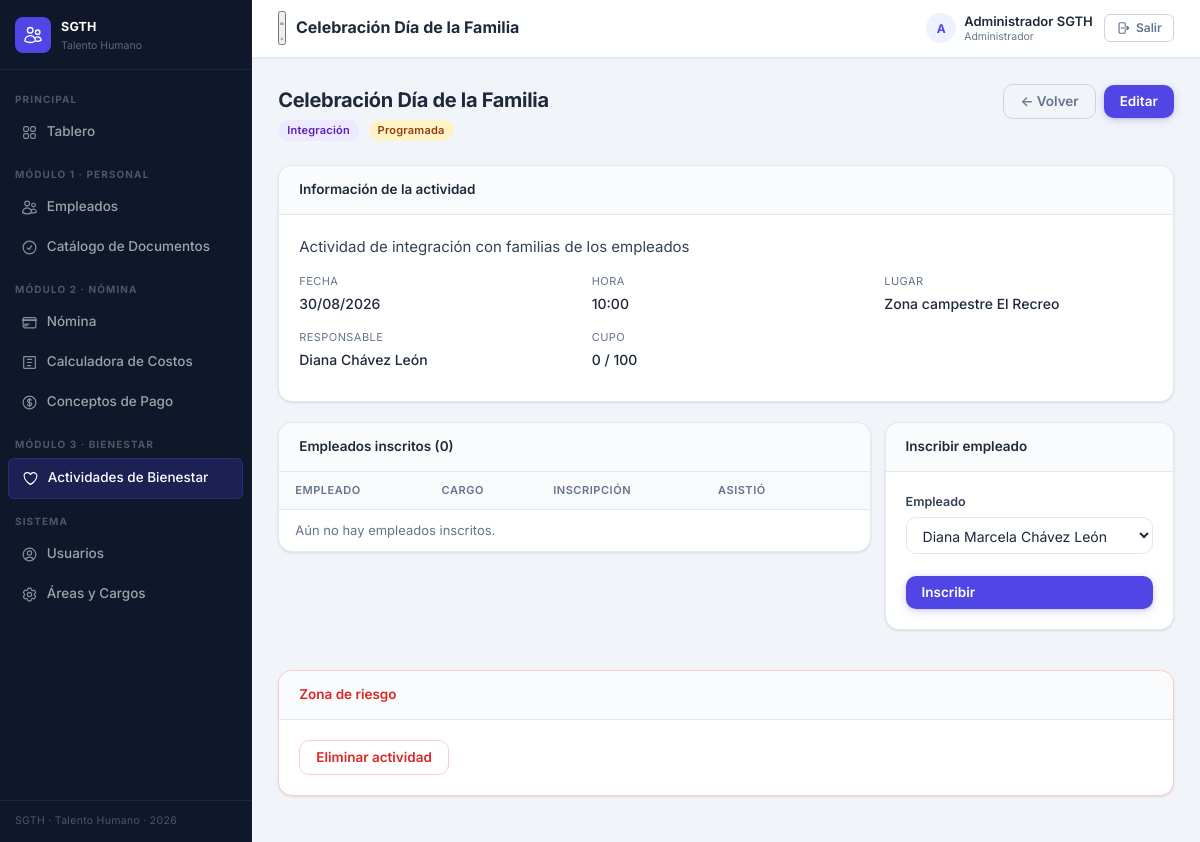
Page /public/bienestar/4 (signed in) on the committed database.
### tables this page shows
CREATE TABLE actividades_bienestar (
  id            INT AUTO_INCREMENT PRIMARY KEY,
  nombre        VARCHAR(150) NOT NULL,
  descripcion   TEXT NULL,
  tipo          ENUM('capacitacion','recreacion','salud','integracion','deportivo') NOT NULL DEFAULT 'integracion',
  fecha_inicio  DATE NOT NULL,
  fecha_fin     DATE NULL,
  hora_inicio   TIME NULL,
  lugar         VARCHAR(150) NULL,
  responsable   VARCHAR(120) NULL,
  cupo_maximo   INT NULL,
  estado        ENUM('programada','en_curso','finalizada','cancelada') NOT NULL DEFAULT 'programada',
  created_at    TIMESTAMP DEFAULT CURRENT_TIMESTAMP
);

### app/controllers/BienestarController.php (called while the page is built, shortened)
<?php
class BienestarController {
    public function ver(string $id): void {
        $actividad = $this->obtenerActividad($id);
        $inscritos = DB::fetchAll("
            SELECT bi.*, e.nombres, e.apellidos, e.numero_documento, c.nombre AS cargo
            FROM bienestar_inscripciones bi
            JOIN empleados e ON e.id = bi.empleado_id
            LEFT JOIN cargos c ON c.id = e.cargo_id
            WHERE bi.actividad_id = ? ORDER BY e.apellidos, e.nombres
        ", [$id]);
        $disponibles = DB::fetchAll("
            SELECT e.* FROM empleados e
            WHERE e.estado = 'activo' AND e.id NOT IN (
                SELECT empleado_id FROM bienestar_inscripciones WHERE actividad_id = ?
            ) ORDER BY e.apellidos, e.nombres
        ", [$id]);
        View::render('bienestar.ver', [
            'titulo'      => $actividad['nombre'],
            'actividad'   => $actividad,
            'inscritos'   => $inscritos,
            'disponibles' => $disponibles,
        ]);
    }
    private function obtenerActividad(string $id): array {
        $actividad = DB::fetch("SELECT * FROM actividades_bienestar WHERE id = ?", [$id]);
        return $actividad;
    }
}

### public/index.php (called while the page is built, shortened)
<?php
require_once ROOT . '/app/helpers/Session.php';
require_once ROOT . '/app/helpers/DB.php';
require_once ROOT . '/app/helpers/Auth.php';
require_once ROOT . '/app/helpers/Router.php';
require_once ROOT . '/app/helpers/View.php';
$url = $_GET['url'] ?? '';
$url = trim($url, '/');
(new Router())->dispatch($url);

### app/helpers/DB.php (called while the page is built, shortened)
<?php
class DB {
    private static ?PDO $pdo = null;
    public static function connect(): PDO {
        if (self::$pdo === null) {
            $dsn = sprintf('mysql:host=%s;dbname=%s;charset=%s', DB_HOST, DB_NAME, DB_CHARSET);
            self::$pdo = new PDO($dsn, DB_USER, DB_PASS, [
                PDO::ATTR_ERRMODE            => PDO::ERRMODE_EXCEPTION,
                PDO::ATTR_DEFAULT_FETCH_MODE => PDO::FETCH_ASSOC,
                PDO::ATTR_EMULATE_PREPARES   => false,
            ]);
        }
        return self::$pdo;
    }
    public static function query(string $sql, array $p = []): PDOStatement {
        $stmt = self::connect()->prepare($sql);
        $stmt->execute($p);
        return $stmt;
    }
    public static function fetch(string $sql, array $p = []): ?array {
        return self::query($sql, $p)->fetch() ?: null;
    }
    public static function fetchAll(string $sql, array $p = []): array {
        return self::query($sql, $p)->fetchAll();
    }
}

### app/helpers/Session.php (called while the page is built, shortened)
<?php
class Session {
    public static function get(string $k, mixed $d = null): mixed { return $_SESSION[$k] ?? $d; }
}

### app/helpers/Auth.php (called while the page is built, shortened)
<?php
class Auth {
    public static function rol(): int      { return (int)(Session::get('user')['rol_id'] ?? 0); }
    public static function esAdmin(): bool    { return self::rol() === ROL_ADMIN; }
    public static function puedeGestionar(): bool {
        return in_array(self::rol(), [ROL_ADMIN, ROL_GESTOR], true);
    }
}

### app/views/bienestar/ver.php (the view, shortened to what this page needs)
<div class="page-header">
  <div>
    <div class="page-title"><?= View::e($actividad['nombre']) ?></div>
    <div class="page-subtitle">
      <span class="badge badge-tipo-<?= $actividad['tipo'] ?>"><?= View::tipoActividadLabel($actividad['tipo']) ?></span>
      <span class="badge <?= View::estadoActividadBadge($actividad['estado']) ?>" style="margin-left:6px"><?= View::estadoActividadLabel($actividad['estado']) ?></span>
    </div>
  </div>
  <div class="page-actions">
    <a href="<?= APP_URL ?>/bienestar" class="btn btn-outline">← Volver</a>
    <?php if (Auth::puedeGestionar()): ?>
    <a href="<?= APP_URL ?>/bienestar/<?= $actividad['id'] ?>/editar" class="btn btn-primary">Editar</a>
    <?php endif; ?>
  </div>
</div>
<div class="card">
  <div class="card-header"><div class="card-title">Información de la actividad</div></div>
  <?php if ($actividad['descripcion']): ?><p style="margin-bottom:14px;color:var(--txt2)"><?= nl2br(View::e($actividad['descripcion'])) ?></p><?php endif; ?>
  <div class="dato-grid">
    <div class="dato-item"><div class="dato-label">Fecha</div><div class="dato-valor"><?= View::fecha($actividad['fecha_inicio']) ?></div></div>
    <div class="dato-item"><div class="dato-label">Hora</div><div class="dato-valor"><?= $actividad['hora_inicio'] ? substr($actividad['hora_inicio'],0,5) : '—' ?></div></div>
    <div class="dato-item"><div class="dato-label">Lugar</div><div class="dato-valor"><?= View::e($actividad['lugar'] ?: '—') ?></div></div>
    <div class="dato-item"><div class="dato-label">Responsable</div><div class="dato-valor"><?= View::e($actividad['responsable'] ?: '—') ?></div></div>
    <div class="dato-item"><div class="dato-label">Cupo</div><div class="dato-valor"><?= count($inscritos) ?><?= $actividad['cupo_maximo'] ? ' / '.$actividad['cupo_maximo'] : ' (sin límite)' ?></div></div>
  </div>
</div>
<div class="form-row" style="align-items:start">
  <div class="card" style="grid-column: span 2">
    <div class="card-header"><div class="card-title">Empleados inscritos (<?= count($inscritos) ?>)</div></div>
    <table>
      <thead><tr><th>Empleado</th><th>Cargo</th><th>Inscripción</th><th>Asistió</th><?php if (Auth::puedeGestionar()): ?><th></th><?php endif; ?></tr></thead>
      <tbody>
        <?php if (!$inscritos): ?><tr><td colspan="5" class="text-muted">Aún no hay empleados inscritos.</td></tr><?php endif; ?>
      </tbody>
    </table>
  </div>
  <?php if (Auth::puedeGestionar()): ?>
  <div class="card">
    <div class="card-header"><div class="card-title">Inscribir empleado</div></div>
    <?php if (!$disponibles): ?>
      <p class="text-muted">Todos los empleados activos ya están inscritos.</p>
    <?php else: ?>
    <form method="POST" action="<?= APP_URL ?>/bienestar/<?= $actividad['id'] ?>/inscribir">
      <label>Empleado
        <select name="empleado_id" required>
          <?php foreach ($disponibles as $e): ?>
            <option value="<?= $e['id'] ?>"><?= View::e($e['nombres'].' '.$e['apellidos']) ?></option>
          <?php endforeach; ?>
        </select>
      </label>
      <button type="submit" class="btn btn-primary" style="width:100%;margin-top:8px">Inscribir</button>
    </form>
    <?php endif; ?>
  </div>
  <?php endif; ?>
</div>
<?php if (Auth::esAdmin()): ?>
<div class="card" style="border-color:#fecaca;margin-top:20px">
  <div class="card-header"><div class="card-title" style="color:var(--danger)">Zona de riesgo</div></div>
  <form method="POST" action="<?= APP_URL ?>/bienestar/<?= $actividad['id'] ?>/eliminar" onsubmit="return confirm('¿Eliminar esta actividad y todas sus inscripciones?')">
    <button type="submit" class="btn btn-outline" style="color:var(--danger);border-color:#fecaca">Eliminar actividad</button>
  </form>
</div>
<?php endif; ?>

### app/helpers/Router.php (shortened to what this page needs)
<?php
class Router {
    private array $routes = [];
    public function dispatch(string $url): void {
        $url = trim($url, '/');
        foreach ($this->routes as $pattern => [$ctrl, $met]) {
            if (preg_match($pattern, $url, $m)) {
                array_shift($m);
                $this->run($ctrl, $met, array_values($m));
                return;
            }
        }
    }
    private function run(string $ctrl, string $met, array $params): void {
        $obj = new $ctrl();
        call_user_func_array([$obj, $met], $params);
    }
}

### public/assets/css/app.css (style rules this page uses)
*,*::before,*::after { box-sizing: border-box; margin: 0; padding: 0 }
:root { --primary: #1e3a5f; --primary-h: #162d4a; --blue: #4f46e5; --blue-h: #4338ca; --blue-bg: #eef2ff; --accent: #f59e0b; --success: #059669; --success-bg: #d1fae5; --success-txt: #065f46; --warning: #d97706; --warning-bg: #fef3c7; --warning-txt: #92400e; --danger: #dc2626; --danger-bg: #fee2e2; --danger-txt: #991b1b; --info: #0284c7; --info-bg: #e0f2fe; --bg: #f1f5f9; --surface: #ffffff; --surface2: #f8fafc; --border: #e2e8f0; --border-h: #cbd5e1; --txt: #1e293b; --txt2: #334155; --muted: #64748b; --faint: #94a3b8; --sidebar-w: 252px; --topbar-h: 57px; --r-sm: 6px; --r: 10px; --r-lg: 14px; --r-xl: 18px; --sh-xs: 0 1px 2px rgba(0,0,0,.05); --sh-sm: 0 1px 3px rgba(0,0,0,.08), 0 1px 2px rgba(0,0,0,.04); --sh: 0 4px 6px -1px rgba(0,0,0,.08), 0 2px 4px -2px rgba(0,0,0,.06); --font: 'Inter', 'Segoe UI', system-ui, -apple-system, sans-serif; --tr: .18s ease; }
html { font-size: 15px; }
body { font-family: var(--font); background: var(--bg); color: var(--txt); line-height: 1.6; -webkit-font-smoothing: antialiased; overflow-x: hidden; scroll-behavior: smooth; }
button, a, [role="button"] { -webkit-tap-highlight-color: transparent; }
.page-header { display: flex; align-items: flex-start; justify-content: space-between; margin-bottom: 24px; flex-wrap: wrap; gap: 12px; }
.page-title { font-size: 20px; font-weight: 700; color: var(--txt); letter-spacing: -.3px; }
.page-subtitle { font-size: 13px; color: var(--muted); margin-top: 3px; }
.page-actions { display: flex; gap: 8px; flex-wrap: wrap; align-items: center; }
.card { background: var(--surface); border: 1px solid var(--border); border-radius: var(--r-lg); padding: 20px; box-shadow: var(--sh-sm); margin-bottom: 20px; overflow: hidden; overflow: clip; }
.card-header { display: flex; align-items: center; justify-content: space-between; margin: -20px -20px 20px; padding: 13px 20px; border-bottom: 1px solid var(--border); background: #fafbfc; border-radius: calc(var(--r-lg) - 1px) calc(var(--r-lg) - 1px) 0 0; }
.card-title { font-size: 13.5px; font-weight: 600; color: var(--txt); }
.card > table { margin: -20px -20px -20px; width: calc(100% + 40px); }
.form-row { display: grid; grid-template-columns: repeat(auto-fit, minmax(200px, 1fr)); gap: 14px; margin-bottom: 4px; }
label { display: block; font-size: 12.5px; font-weight: 600; color: var(--txt2); margin-bottom: 14px; }
label input, label select, label textarea { display: block; width: 100%; margin-top: 5px; padding: 8px 12px; border: 1.5px solid var(--border); border-radius: var(--r); font-family: var(--font); font-size: 14px; color: var(--txt); background: #fff; outline: none; transition: border-color var(--tr), box-shadow var(--tr); }
.btn { display: inline-flex; align-items: center; gap: 6px; padding: 8px 16px; border-radius: var(--r); font-family: var(--font); font-size: 13.5px; font-weight: 600; cursor: pointer; border: none; text-decoration: none; transition: background var(--tr), box-shadow var(--tr), transform var(--tr); white-space: nowrap; line-height: 1.3; }
.btn-primary { background: var(--blue); color: #fff; box-shadow: 0 1px 2px rgba(0,0,0,.08), 0 2px 8px rgba(79,70,229,.25); }
.btn-outline { background: transparent; border: 1.5px solid var(--border-h); color: var(--muted); box-shadow: none; }
table { width: 100%; border-collapse: collapse; font-size: 13.5px; }
th { background: #f8fafc; font-weight: 600; font-size: 11px; text-transform: uppercase; letter-spacing: .05em; color: var(--muted); padding: 10px 16px; border-bottom: 1px solid var(--border); text-align: left; }
td { padding: 10px 16px; border-bottom: 1px solid var(--border); color: var(--txt2); vertical-align: middle; }
tbody tr:last-child td { border-bottom: none; }
.badge { display: inline-flex; align-items: center; padding: 2px 9px; border-radius: 20px; font-size: 11px; font-weight: 600; letter-spacing: .02em; }
.badge-en-revision, .badge-revision { background: #fef3c7; color: #92400e; }
.text-muted { color: var(--muted) !important; font-size: 13px; }
.badge-tipo-integracion { background: #ede9fe; color: #5b21b6; }
.dato-grid { display: grid; grid-template-columns: repeat(auto-fit, minmax(200px, 1fr)); gap: 14px 24px; margin: 10px 0; }
.dato-item .dato-label { font-size: 11px; color: var(--muted); text-transform: uppercase; letter-spacing: .04em; margin-bottom: 2px; }
.dato-item .dato-valor { font-size: 14px; color: var(--txt); font-weight: 500; }

### rows in the picture
actividades_bienestar: nombre "Celebración Día de la Familia", tipo "Integración", estado "Programada", descripcion "Actividad de integración con familias de los empleados", fecha_inicio "30/08/2026", hora_inicio "10:00", lugar "Zona campestre El Recreo", responsable "Diana Chávez León", cupo_maximo "100"

### other values in the picture
count($inscritos) "0"
form field empleado_id "Diana Marcela Chávez León"
